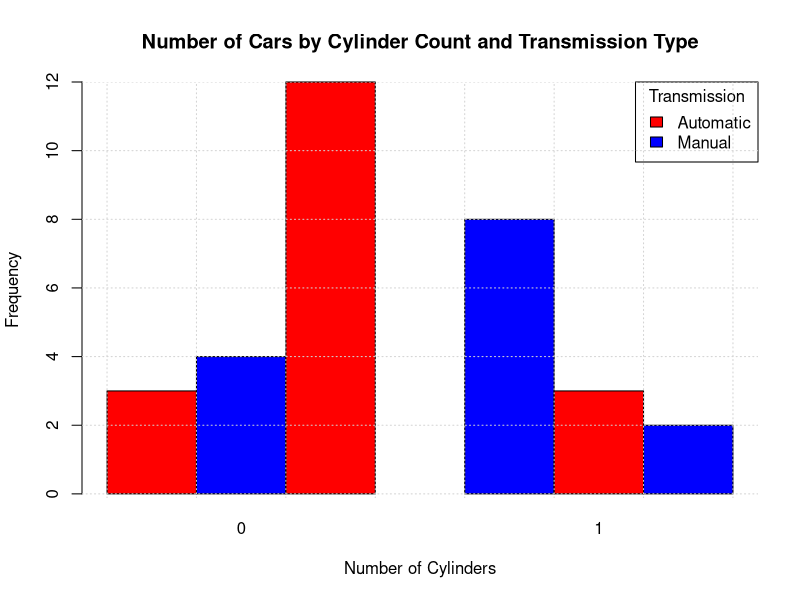

The R source for this figure:
data(mtcars)

cyl_am_table <- table(mtcars$cyl, mtcars$am)

colors <- c("red", "blue")

barplot(cyl_am_table, beside = TRUE, col = colors, main = "Number of Cars by Cylinder Count and Transmission Type",
        xlab = "Number of Cylinders",
        yla = "Frequency",
        legend = c("Automatic", "Manual"),
        args.legend = list(title = "Transmission", x = "topright"))

grid()
